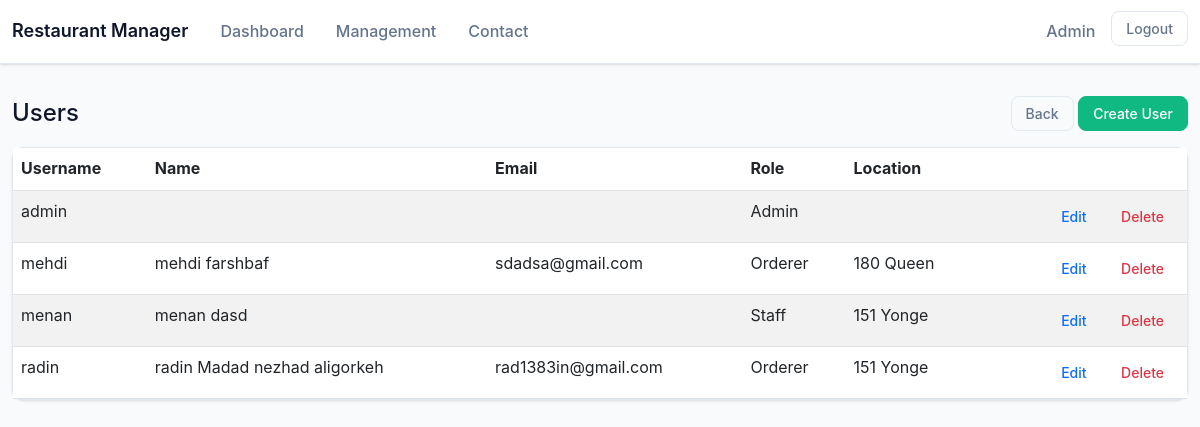
The app's page /management/users/ (signed in), older data.
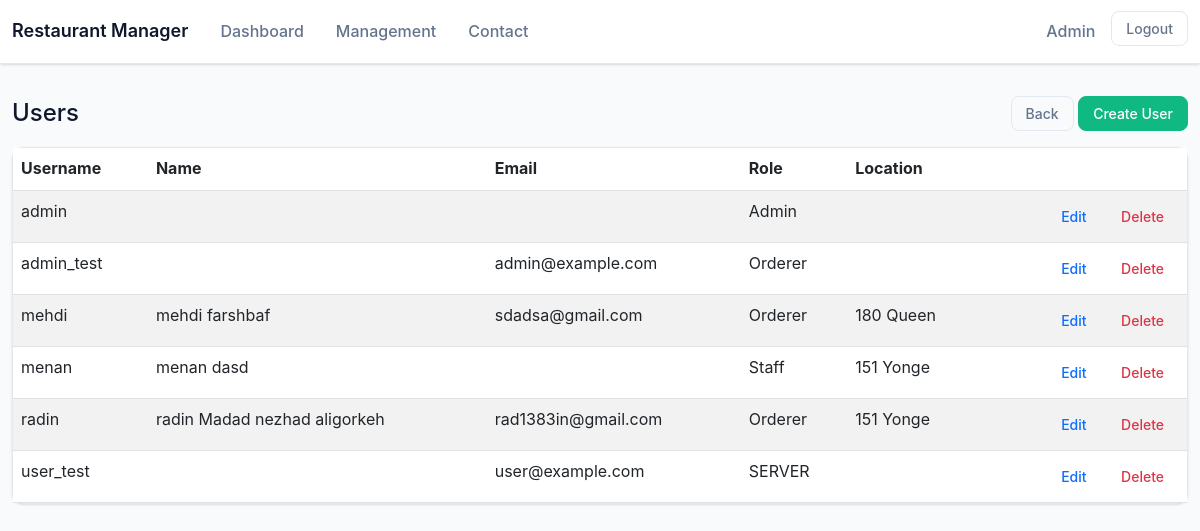
The same page, newer data.
### accounts/models.py (models this page shows, shortened)
class CustomUser(AbstractUser):
    class Role(models.TextChoices):
        ADMIN = 'ADMIN', 'Admin'
        STAFF = 'STAFF', 'Staff'
        ORDERER = 'ORDERER', 'Orderer'
    role = models.CharField(
        max_length=20,
        choices=Role.choices,
        default=Role.ORDERER,
    )
    LOCATION_CHOICES = (
        ('180 Queen', '180 Queen'),
        ('151 Yonge', '151 Yonge'),
        ('33 Yonge', '33 Yonge'),
    )
    location = models.CharField(max_length=100, blank=True, choices=LOCATION_CHOICES, help_text="Restaurant location")
    can_submit_shopping_orders = models.BooleanField(
        default=False,
        help_text="Allow this user to create shopping orders regardless of their role"
    )
    class Meta:
        permissions = [
            ("submit_shopping_order", "Can submit shopping orders"),
            ("confirm_shopping_order", "Can confirm shopping orders"),
            ("view_shopping_order", "Can view shopping orders"),
            ("order_ingredients", "Can order ingredients"),
            ("view_ingredient_order", "Can view ingredient orders"),
            ("process_orders", "Can process orders"),
            ("admin_full_access", "Has full access to view and confirm everything"),
        ]
    def is_admin_role(self):
        return self.role == self.Role.ADMIN

### orders/views.py (the view)
# urls.py: path('management/users/', views.management_users, name='management_users'),
@admin_required
def management_users(request):
    from accounts.models import CustomUser
    users = CustomUser.objects.all().order_by('username')
    return render(request, 'management/users_list.html', {'users': users})

### accounts/templatetags/user_tags.py (called while the page is built)
@register.filter
def has_admin_full_access(user):
    return user.has_perm('accounts.admin_full_access') or user.is_admin_role()

### orders/views.py (called while the page is built)
def admin_required(view_func):
    @wraps(view_func)
    @login_required
    def _wrapped(request, *args, **kwargs):
        user = request.user
        if getattr(user, 'is_admin_role', None) and user.is_admin_role():
            return view_func(request, *args, **kwargs)
        if user.has_perm('accounts.admin_full_access'):
            return view_func(request, *args, **kwargs)
        messages.error(request, "You do not have access to Management.")
        return redirect('dashboard')
    return _wrapped

### templates/management/users_list.html (shortened to what this page needs)
{% extends 'base.html' %}
{% block content %}
<div class="d-flex justify-content-between align-items-center mb-3">
  <h1 class="h4 mb-0">Users</h1>
  <div>
    <a href="{% url 'management_home' %}" class="btn btn-sm btn-secondary">Back</a>
    <a href="{% url 'management_user_create' %}" class="btn btn-sm btn-primary">Create User</a>
  </div>
</div>
<div class="card">
  <div class="table-responsive">
    <table class="table table-striped mb-0">
      <thead>
        <tr>
          <th>Username</th>
          <th>Name</th>
          <th>Email</th>
          <th>Role</th>
          <th>Location</th>
          <th></th>
        </tr>
      </thead>
      <tbody>
        {% for u in users %}
          <tr>
            <td>{{ u.username }}</td>
            <td>{{ u.first_name }} {{ u.last_name }}</td>
            <td>{{ u.email }}</td>
            <td>{{ u.get_role_display }}</td>
            <td>{{ u.location }}</td>
            <td class="text-end">
              <a class="btn btn-sm btn-outline-primary" href="{% url 'management_user_edit' u.id %}">Edit</a>
              <a class="btn btn-sm btn-outline-danger" href="{% url 'management_user_delete' u.id %}">Delete</a>
            </td>
          </tr>
        {% empty %}
          <tr><td colspan="6" class="text-center">No users.</td></tr>
        {% endfor %}
      </tbody>
    </table>
  </div>
</div>
{% endblock %}

### templates/base.html (shortened to what this page needs)
{% load static %}
{% load user_tags %}
<!DOCTYPE html>
<html lang="en">
<head>
    <link href="https://cdn.jsdelivr.net/npm/bootstrap@5.3.0/dist/css/bootstrap.min.css" rel="stylesheet">
    <link href="{% static 'css/design-system.css' %}?v=2" rel="stylesheet">
    <link href="{% static 'css/style.css' %}?v=2" rel="stylesheet">
</head>
<body class="{% block body_class %}{% endblock %}">
    <nav class="navbar navbar-expand-lg navbar-light bg-white sticky-top">
        <div class="container">
            <a class="navbar-brand"
                href="{% if user.is_authenticated %}{% url 'dashboard' %}{% else %}{% url 'home' %}{% endif %}">Restaurant
                Manager</a>
            <div class="collapse navbar-collapse" id="navbarNav">
                <ul class="navbar-nav me-auto">
                    {% if user.is_authenticated %}
                    <li class="nav-item">
                        <a class="nav-link" href="{% url 'dashboard' %}">Dashboard</a>
                    </li>
                    {% if user.is_authenticated and user|has_admin_full_access %}
                    <li class="nav-item">
                        <a class="nav-link" href="{% url 'management_home' %}">Management</a>
                    </li>
                    {% endif %}
                    <li class="nav-item">
                        <a class="nav-link" href="{% url 'contact' %}">Contact</a>
                    </li>
                    {% endif %}
                </ul>
                <ul class="navbar-nav">
                    {% if user.is_authenticated %}
                    <li class="nav-item">
                        <span class="nav-link text-muted small">{{ user.get_role_display }}</span>
                    </li>
                    <li class="nav-item">
                        <form method="post" action="{% url 'logout' %}" class="d-inline">
                            <button type="submit" class="btn btn-sm btn-outline-secondary">Logout</button>
                        </form>
                    </li>
                    {% else %}
                    <li class="nav-item">
                        <a class="btn btn-sm btn-accent" href="{% url 'login' %}">Login</a>
                    </li>
                    {% endif %}
                </ul>
            </div>
        </div>
    </nav>
    <div class="page-wrapper">
        <div class="container">
            {% block content %}{% endblock %}
        </div>
    </div>
</body>
</html>

### static/css/design-system.css (style rules this page uses)
:root { --color-primary: #0F172A; --color-primary-light: #1E293B; --color-primary-lighter: #334155; --color-accent: #10B981; --color-accent-hover: #059669; --color-accent-light: #D1FAE5; --color-bg-base: #F8FAFC; --color-bg-section: #F1F5F9; --color-card: #FFFFFF; --color-text-primary: #0F172A; --color-text-secondary: #64748B; --color-text-muted: #94A3B8; --color-border: #E2E8F0; --color-border-light: #F1F5F9; --color-success: #10B981; --color-warning: #F59E0B; --color-error: #EF4444; --color-info: #3B82F6; --font-family: -apple-system, BlinkMacSystemFont, 'Inter', 'Segoe UI', system-ui, sans-serif; --font-weight-normal: 400; --font-weight-medium: 500; --font-weight-semibold: 600; --font-weight-bold: 700; --text-xs: 0.75rem; --text-sm: 0.875rem; --text-base: 1rem; --text-lg: 1.125rem; --text-xl: 1.25rem; --text-2xl: 1.5rem; --text-3xl: 1.875rem; --space-1: 0.5rem; --space-2: 1rem; --space-3: 1.5rem; --space-4: 2rem; --space-5: 2.5rem; --space-6: 3rem; --space-8: 4rem; --shadow-xs: 0 1px 2px 0 rgba(0, 0, 0, 0.05); --shadow-sm: 0 1px 3px 0 rgba(0, 0, 0, 0.1), 0 1px 2px -1px rgba(0, 0, 0, 0.1); --shadow-md: 0 4px 6px -1px rgba(0, 0, 0, 0.1), 0 2px 4px -2px rgba(0, 0, 0, 0.1); --shadow-lg: 0 10px 15px -3px rgba(0, 0, 0, 0.1), 0 4px 6px -4px rgba(0, 0, 0, 0.1); --shadow-xl: 0 20px 25px -5px rgba(0, 0, 0, 0.1), 0 8px 10px -6px rgba(0, 0, 0, 0.1); --radius-sm: 0.375rem; --radius-md: 0.5rem; --radius-lg: 0.75rem; --radius-xl: 1rem; --max-width-container: 1200px; --navbar-height: 64px; }
body { font-family: var(--font-family); color: var(--color-text-primary); background-color: var(--color-bg-base); line-height: 1.6; }
h1, h2, h3, h4, h5, h6 { font-weight: var(--font-weight-semibold); color: var(--color-text-primary); line-height: 1.3; }
.text-muted { color: var(--color-text-muted) !important; }
.page-wrapper { min-height: calc(100vh - var(--navbar-height)); padding: var(--space-4) 0; }
.container { max-width: var(--max-width-container) !important; }
.navbar { background-color: var(--color-card) !important; border-bottom: 1px solid var(--color-border); box-shadow: var(--shadow-sm); min-height: var(--navbar-height); }
.navbar-brand { font-weight: var(--font-weight-semibold); color: var(--color-primary) !important; font-size: var(--text-lg); }
.navbar-nav .nav-link { color: var(--color-text-secondary) !important; font-weight: var(--font-weight-medium); padding: var(--space-1) var(--space-2) !important; transition: color 0.2s ease; }
.card { background: var(--color-card); border: 1px solid var(--color-border); border-radius: var(--radius-lg); box-shadow: var(--shadow-sm); transition: box-shadow 0.2s ease; }
.btn { font-weight: var(--font-weight-medium); padding: 0.625rem 1.25rem; border-radius: var(--radius-md); transition: all 0.2s ease; border: 1px solid transparent; }
.btn-accent, .btn-primary { background-color: var(--color-accent); border-color: var(--color-accent); color: white; }
.btn-secondary, .btn-outline-secondary { background-color: transparent; border-color: var(--color-border); color: var(--color-text-secondary); }
.btn-sm { padding: 0.375rem 0.875rem; font-size: var(--text-sm); }

Row changes from the older to the newer data that the page shows:
added CustomUser: username "admin_test", email "admin@example.com", role "Orderer"
added CustomUser: username "user_test", email "user@example.com", role "SERVER"
